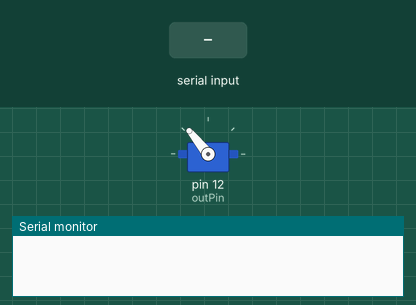
Recording of a sketch running on a simulated Arduino Uno, built with avr-gcc and run on an emulated ATmega328P. Parts: servo, the last lines printed to the serial monitor. Inputs (shaded band) come from the test bench.

Above: at 1.2 s.
1.3 s: "M" received over Serial
At 1.9 s:
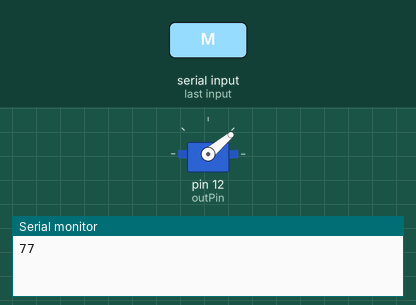
2.8 s: "N" received over Serial
At 3.1 s:
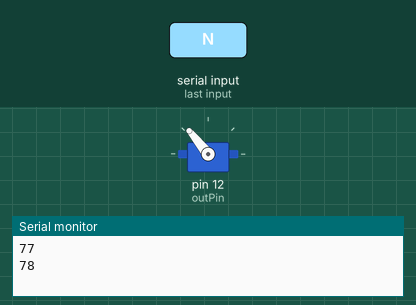
Timing chart, 0 to 5.8 s (numbered marks = the images above; inputs shaded):
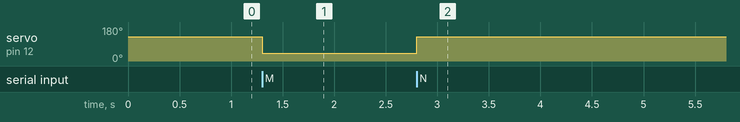

Measured:
- after the input at 1.3 s, servo on pin 12 (outPin): 129° → 40° at once
- after the input at 2.8 s, servo on pin 12 (outPin): 40° → 129° at once

The sketch:

doorOpener.ino
```cpp
#include <Servo.h>

int outPin = 12; // Output connected to digital pin 2
int mail = LOW; // Is there new mail?
int val; // Value read from the serial port
int count;
Servo motor;

void setup()
{

  Serial.begin(9600);
  Serial.flush();
  motor.attach(outPin);
  count = 0;
}

void loop()
{
  // Read from serial port
  if (Serial.available())
  {
    val = Serial.read();
    Serial.println(val);
    if (val == 'M') mail = HIGH;
    else if (val == 'N') mail = LOW;
  }

  // Set the angle of the servo
  if(mail)
    motor.write(40);
  // count++;
  else
    motor.write(129);

  //if(count%2==1)
  // motor.write(175);
  // else
  //  motor.write(118);
}
```
